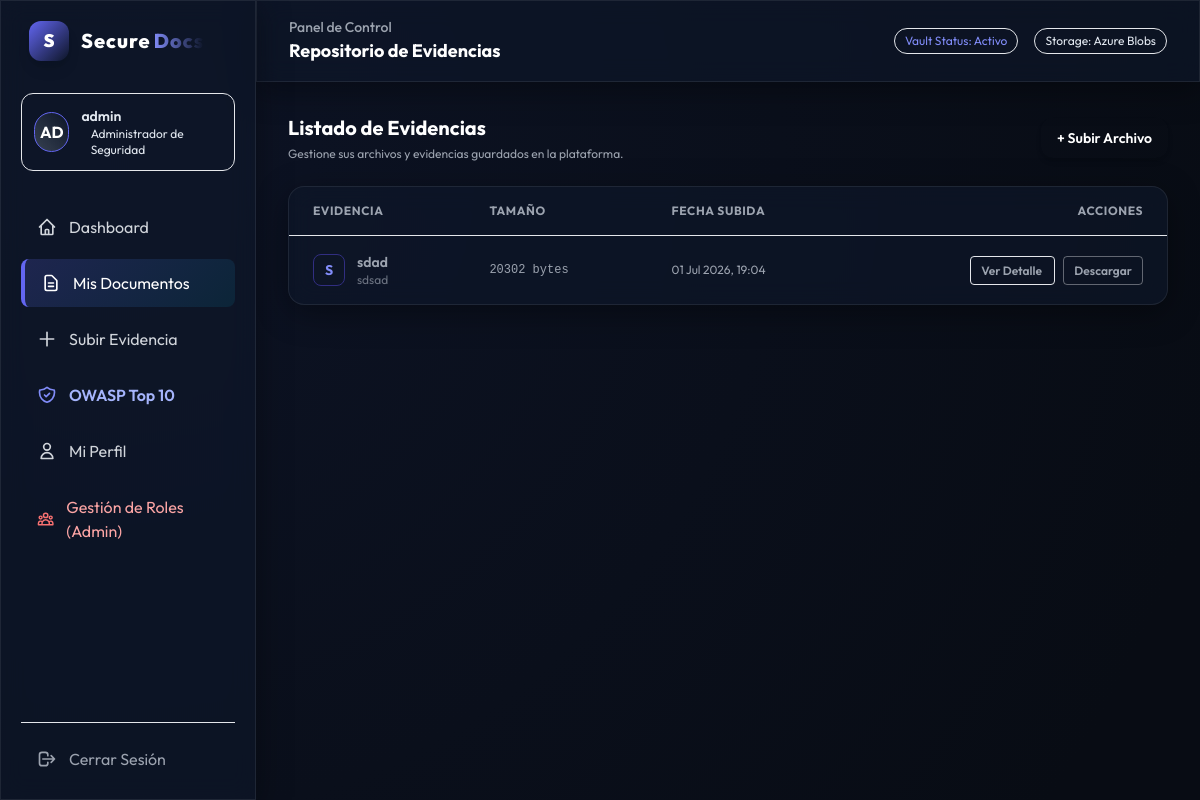
Page /documents/ (signed in) on the committed database.
### core/models.py (models this page shows, shortened)
class UserProfile(models.Model):
    ROLE_CHOICES = (
        ('standard', 'Usuario Estándar'),
        ('admin', 'Administrador de Seguridad'),
    )
    user = models.OneToOneField(User, on_delete=models.CASCADE, related_name='profile')
    role = models.CharField(max_length=20, choices=ROLE_CHOICES, default='standard')
    two_factor_enabled = models.BooleanField(default=False)
    updated_at = models.DateTimeField(auto_now=True)

### documents/models.py (models this page shows, shortened)
class Document(models.Model):
    owner = models.ForeignKey(User, on_delete=models.CASCADE, related_name='documents')
    title = models.CharField(max_length=200)
    description = models.TextField(blank=True)
    file = models.FileField(upload_to='evidences/')
    file_hash = models.CharField(max_length=64, blank=True, verbose_name="Hash SHA-256")
    file_size = models.IntegerField(default=0, verbose_name="Tamaño (bytes)")
    content_type = models.CharField(max_length=150, blank=True, verbose_name="Tipo MIME")
    encrypted_notes = models.TextField(blank=True, verbose_name="Notas encriptadas en reposo")
    signature_image = models.FileField(upload_to='signatures/', blank=True, null=True, verbose_name="Firma Manuscrita")
    created_at = models.DateTimeField(auto_now_add=True)
    updated_at = models.DateTimeField(auto_now=True)
    class Meta:
        ordering = ['-created_at']

### documents/views.py (the view)
# urls.py: path('', views.document_list, name='list'),
@login_required
def document_list(request):
    documents = Document.objects.filter(owner=request.user)
    return render(request, 'documents/list.html', {'documents': documents})

### templates/documents/list.html (shortened to what this page needs)
{% extends "base.html" %}
{% block header_title %}Repositorio de Evidencias{% endblock %}
{% block content %}
<div class="space-y-6 max-w-5xl mx-auto">
    <div class="flex flex-col md:flex-row md:items-center justify-between gap-4">
        <div>
            <h2 class="text-xl font-bold text-white">Listado de Evidencias</h2>
            <p class="text-xs text-gray-400 mt-1">Gestione sus archivos y evidencias guardados en la plataforma.</p>
        </div>
        <a href="{% url 'documents:create' %}" class="px-4 py-2.5 rounded-xl bg-indigo-650 hover:bg-indigo-600 font-semibold text-white text-sm shadow-md transition duration-200 self-start md:self-auto">
            + Subir Archivo
        </a>
    </div>
    {% if documents %}
        <div class="glass-panel rounded-2xl overflow-hidden border border-slate-800">
            <table class="w-full text-left text-sm text-gray-400">
                <thead class="bg-slate-900 bg-opacity-80 text-gray-400 text-xs font-bold uppercase tracking-wider border-b border-slate-800">
                    <tr>
                        <th class="px-6 py-4">Evidencia</th>
                        <th class="px-6 py-4">Tamaño</th>
                        <th class="px-6 py-4">Fecha Subida</th>
                        <th class="px-6 py-4 text-right">Acciones</th>
                    </tr>
                </thead>
                <tbody class="divide-y divide-slate-800 bg-slate-950 bg-opacity-20">
                    {% for doc in documents %}
                        <tr class="hover:bg-slate-900 hover:bg-opacity-35 transition">
                            <td class="px-6 py-4 overflow-hidden">
                                <div class="flex items-center space-x-3">
                                    <div class="w-8 h-8 rounded-lg bg-indigo-950 bg-opacity-40 flex items-center justify-center text-indigo-400 border border-indigo-900 flex-shrink-0 font-bold">
                                        {{ doc.title|slice:":1"|upper }}
                                    </div>
                                    <div class="overflow-hidden">
                                        <h4 class="font-semibold text-slate-100 truncate max-w-xs md:max-w-md">{{ doc.title }}</h4>
                                        <p class="text-xs text-gray-500 truncate max-w-xs md:max-w-md">{{ doc.description|default:"Sin descripción" }}</p>
                                    </div>
                                </div>
                            </td>
                            <td class="px-6 py-4 font-mono text-xs">{{ doc.file_size }} bytes</td>
                            <td class="px-6 py-4 text-xs">{{ doc.created_at|date:"d M Y, H:i" }}</td>
                            <td class="px-6 py-4 text-right space-x-2">
                                <a href="{% url 'documents:detail' doc.pk %}" class="text-xs px-2.5 py-1.5 rounded bg-slate-800 hover:bg-slate-700 text-slate-300 font-semibold border border-slate-700">
                                    Ver Detalle
                                </a>
                                <a href="{% url 'documents:download' doc.pk %}" class="text-xs px-2.5 py-1.5 rounded bg-cyan-950 hover:bg-cyan-900 text-cyan-400 font-semibold border border-cyan-900 border-opacity-40">
                                    Descargar
                                </a>
                            </td>
                        </tr>
                    {% endfor %}
                </tbody>
            </table>
        </div>
    {% endif %}
</div>
{% endblock %}

### templates/base.html (shortened to what this page needs)
<!DOCTYPE html>
<html lang="es">
<head>
    <link href="https://cdn.jsdelivr.net/npm/tailwindcss@2.2.19/dist/tailwind.min.css" rel="stylesheet">
</head>
<body class="flex flex-col md:flex-row min-h-screen">
    <aside id="sidebar" class="hidden md:flex flex-col w-full md:w-64 glass-panel min-h-screen p-5 fixed md:sticky top-0 z-40 transition-all duration-300">
        <div class="flex items-center space-x-3 mb-8 px-2">
            <div class="w-10 h-10 rounded-xl bg-gradient-to-br from-indigo-500 to-cyan-400 flex items-center justify-center font-black text-white text-lg shadow-lg">S</div>
            <div>
                <span class="font-extrabold text-xl tracking-wider text-white">Secure</span>
                <span class="font-extrabold text-xl tracking-wider text-transparent bg-clip-text bg-gradient-to-r from-indigo-400 to-cyan-300">Docs</span>
            </div>
        </div>
        {% if user.is_authenticated %}
        <div class="mb-8 p-3 rounded-xl bg-slate-900 bg-opacity-60 border border-slate-800 flex items-center space-x-3">
            <div class="w-10 h-10 rounded-full bg-gradient-to-tr from-gray-700 to-slate-800 border border-indigo-500 flex items-center justify-center text-white font-bold">
                {{ user.username|slice:":2"|upper }}
            </div>
            <div class="overflow-hidden">
                <div class="font-semibold text-sm text-slate-100 truncate">{{ user.username }}</div>
                <div class="text-xs text-cyan-400 flex items-center">
                    <span class="w-1.5 h-1.5 rounded-full bg-emerald-500 inline-block mr-1"></span>
                    {{ user.profile.get_role_display }}
                </div>
            </div>
        </div>
        {% endif %}
        <nav class="flex-1 space-y-2">
            {% if user.is_authenticated %}
                <a href="{% url 'dashboard' %}" class="flex items-center space-x-3 px-4 py-3 rounded-lg text-gray-300 hover:text-white hover:bg-slate-800 hover:bg-opacity-50 transition ">
                    <svg class="w-5 h-5" fill="none" viewBox="0 0 24 24" stroke="currentColor"><path stroke-linecap="round" stroke-linejoin="round" stroke-width="2" d="M3 12l2-2m0 0l7-7 7 7M5 10v10a1 1 0 001 1h3m10-11l2 2m-2-2v10a1 1 0 01-1 1h-3m-6 0a1 1 0 001-1v-4a1 1 0 011-1h2a1 1 0 011 1v4a1 1 0 001 1m-6 0h6"/></svg>
                    <span>Dashboard</span>
                </a>
                <a href="{% url 'documents:list' %}" class="flex items-center space-x-3 px-4 py-3 rounded-lg text-gray-300 hover:text-white hover:bg-slate-800 hover:bg-opacity-50 transition {% if 'documents' in request.resolver_match.route %}sidebar-active{% endif %}">
                    <svg class="w-5 h-5" fill="none" viewBox="0 0 24 24" stroke="currentColor"><path stroke-linecap="round" stroke-linejoin="round" stroke-width="2" d="M9 12h6m-6 4h6m2 5H7a2 2 0 01-2-2V5a2 2 0 012-2h5.586a1 1 0 01.707.293l5.414 5.414a1 1 0 01.293.707V19a2 2 0 01-2 2z"/></svg>
                    <span>Mis Documentos</span>
                </a>
                <a href="{% url 'documents:create' %}" class="flex items-center space-x-3 px-4 py-3 rounded-lg text-gray-300 hover:text-white hover:bg-slate-800 hover:bg-opacity-50 transition ">
                    <svg class="w-5 h-5" fill="none" viewBox="0 0 24 24" stroke="currentColor"><path stroke-linecap="round" stroke-linejoin="round" stroke-width="2" d="M12 4v16m8-8H4"/></svg>
                    <span>Subir Evidencia</span>
                </a>
                <a href="{% url 'owasp_dashboard' %}" class="flex items-center space-x-3 px-4 py-3 rounded-lg text-gray-300 hover:text-white hover:bg-slate-800 hover:bg-opacity-50 transition ">
                    <span class="font-semibold text-indigo-300">OWASP Top 10</span>
                </a>
                <a href="{% url 'profile' %}" class="flex items-center space-x-3 px-4 py-3 rounded-lg text-gray-300 hover:text-white hover:bg-slate-800 hover:bg-opacity-50 transition ">
                    <svg class="w-5 h-5" fill="none" viewBox="0 0 24 24" stroke="currentColor"><path stroke-linecap="round" stroke-linejoin="round" stroke-width="2" d="M16 7a4 4 0 11-8 0 4 4 0 018 0zM12 14a7 7 0 00-7 7h14a7 7 0 00-7-7z"/></svg>
                    <span>Mi Perfil</span>
                </a>
                {% if user.profile.role == 'admin' %}
                <a href="{% url 'admin_users' %}" class="flex items-center space-x-3 px-4 py-3 rounded-lg text-red-300 hover:text-red-100 hover:bg-slate-800 hover:bg-opacity-50 transition ">
                    <span>Gestión de Roles (Admin)</span>
                </a>
                {% endif %}
            {% endif %}
        </nav>
        <div class="mt-auto border-t border-slate-800 pt-4">
            {% if user.is_authenticated %}
                <a href="{% url 'logout' %}" class="flex items-center space-x-3 px-4 py-2 rounded-lg text-gray-400 hover:text-red-400 hover:bg-red-950 hover:bg-opacity-25 transition">
                    <svg class="w-5 h-5" fill="none" viewBox="0 0 24 24" stroke="currentColor"><path stroke-linecap="round" stroke-linejoin="round" stroke-width="2" d="M17 16l4-4m0 0l-4-4m4 4H7m6 4v1a3 3 0 01-3 3H6a3 3 0 01-3-3V7a3 3 0 013-3h4a3 3 0 013 3v1"/></svg>
                    <span>Cerrar Sesión</span>
                </a>
            {% else %}
                <div class="text-xs text-gray-500 text-center">
                    SecureDocs Portal © 2026
                </div>
            {% endif %}
        </div>
    </aside>
    <main class="flex-1 min-w-0 flex flex-col min-h-screen">
        <header class="hidden md:flex justify-between items-center py-4 px-8 border-b border-slate-800 glass-panel">
            <div>
                <h1 class="text-sm font-medium text-gray-400">Panel de Control</h1>
                <p class="text-lg font-bold text-white">{% block header_title %}SecureDocs Enterprise{% endblock %}</p>
            </div>
            <div class="flex items-center space-x-4">
                <span class="text-xs px-2.5 py-1 rounded-full bg-indigo-950 bg-opacity-50 text-indigo-400 border border-indigo-850">
                    Vault Status: Activo
                </span>
                <span class="text-xs px-2.5 py-1 rounded-full bg-cyan-950 bg-opacity-50 text-cyan-400 border border-cyan-850">
                    Storage: {% if settings.DEFAULT_FILE_STORAGE == 'django.core.files.storage.FileSystemStorage' %}Local{% else %}Azure Blobs{% endif %}
                </span>
            </div>
        </header>
        <div class="flex-1 p-4 md:p-8">
            {% block content %}{% endblock %}
        </div>
    </main>
</body>
</html>

### templates/base.html (style rules this page uses)
body { font-family: 'Outfit', sans-serif; background-color: #080c14; color: #e2e8f0; background-image: radial-gradient(circle at 10% 20%, rgba(16, 24, 48, 0.6) 0%, rgba(8, 12, 20, 1) 90%); min-height: 100vh; }
.glass-panel { background: rgba(15, 23, 42, 0.65); backdrop-filter: blur(12px); -webkit-backdrop-filter: blur(12px); border: 1px solid rgba(255, 255, 255, 0.08); box-shadow: 0 8px 32px 0 rgba(0, 0, 0, 0.37); }
.sidebar-active { background: linear-gradient(135deg, rgba(99, 102, 241, 0.2) 0%, rgba(6, 182, 212, 0.1) 100%); border-left: 4px solid #6366f1; color: #ffffff; }

### rows in the picture
Document: title "S", title "sdad", description "sdsad", file_size "20302", created_at "01 Jul 2026, 19:04"

### other values in the picture
{{ user.username|slice:":2"|upper }} "AD"
{{ user.username }} "admin"
{{ user.profile.get_role_display }} "Administrador de Seguridad"
